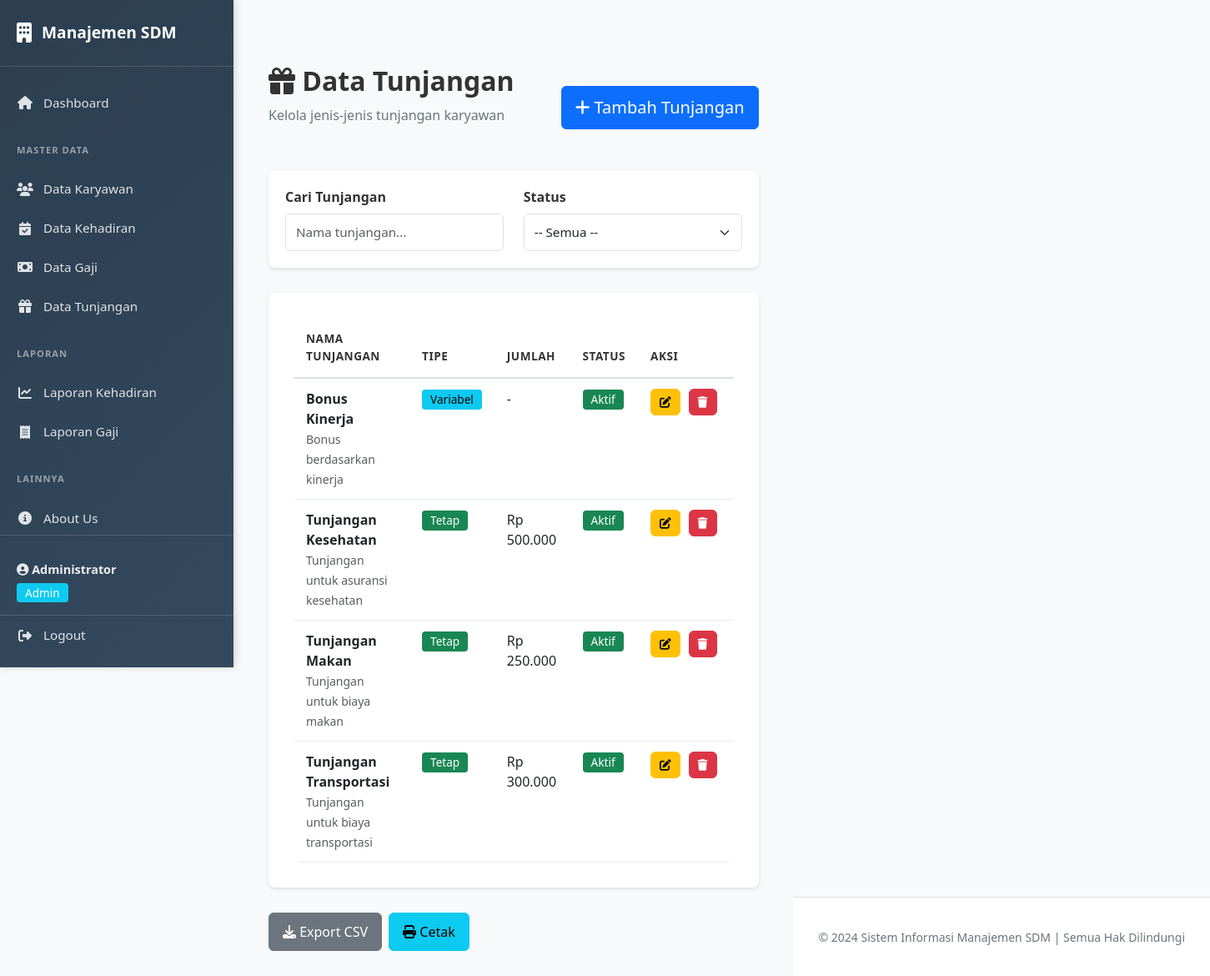
Page /pages/master/tunjangan.php (signed in) on the committed database.
### tables this page shows
CREATE TABLE IF NOT EXISTS tunjangan (
    id_tunjangan INT PRIMARY KEY AUTO_INCREMENT,
    nama_tunjangan VARCHAR(100) NOT NULL,
    deskripsi TEXT,
    tipe ENUM('Tetap', 'Variabel') DEFAULT 'Tetap',
    jumlah DECIMAL(12, 2),
    aktif BOOLEAN DEFAULT TRUE,
    created_at TIMESTAMP DEFAULT CURRENT_TIMESTAMP,
    updated_at TIMESTAMP DEFAULT CURRENT_TIMESTAMP ON UPDATE CURRENT_TIMESTAMP
);

### config/functions.php (called while the page is built, shortened)
<?php
function format_currency($value) {
    return 'Rp ' . number_format($value, 0, ',', '.');
}
?>

### pages/master/tunjangan.php (the view, shortened to what this page needs)
<?php
require_once '../../config/database.php';
require_once '../../config/functions.php';
$query = "SELECT * FROM tunjangan ORDER BY nama_tunjangan ASC";
$result = $conn->query($query);
include '../../includes/header.php';
?>
<div class="container mt-5">
    <div class="mb-4 d-flex justify-content-between align-items-center">
        <div>
            <h1 class="page-title"><i class="fas fa-gift"></i> Data Tunjangan</h1>
            <p class="page-subtitle">Kelola jenis-jenis tunjangan karyawan</p>
        </div>
        <a href="tunjangan_form.php" class="btn btn-primary btn-lg">
            <i class="fas fa-plus"></i> Tambah Tunjangan
        </a>
    </div>
    <div class="filter-section">
        <div class="row">
            <div class="col-md-6">
                <label class="form-label">Cari Tunjangan</label>
                <input type="text" class="form-control" id="searchTunjangan" placeholder="Nama tunjangan...">
            </div>
            <div class="col-md-6">
                <label class="form-label">Status</label>
                <select class="form-select" id="filterStatusTunjangan">
                    <option value="">-- Semua --</option>
                </select>
            </div>
        </div>
    </div>
    <div class="container-main">
        <?php if ($result->num_rows > 0): ?>
            <div class="table-responsive">
                <table class="table table-hover" id="dataTableTunjangan">
                    <thead>
                        <tr>
                            <th>Nama Tunjangan</th>
                            <th>Tipe</th>
                            <th>Jumlah</th>
                            <th>Status</th>
                            <th>Aksi</th>
                        </tr>
                    </thead>
                    <tbody>
                        <?php while ($row = $result->fetch_assoc()): ?>
                            <tr>
                                <td>
                                    <strong><?php echo htmlspecialchars($row['nama_tunjangan']); ?></strong>
                                    <br>
                                    <small class="text-muted"><?php echo htmlspecialchars($row['deskripsi'] ?? ''); ?></small>
                                </td>
                                <td>
                                    <span class="badge badge-<?php echo $row['tipe'] == 'Tetap' ? 'success' : 'info'; ?>">
                                        <?php echo $row['tipe']; ?>
                                    </span>
                                </td>
                                <td><?php echo $row['tipe'] == 'Tetap' ? format_currency($row['jumlah']) : '-'; ?></td>
                                <td>
                                    <span class="badge badge-<?php echo $row['aktif'] ? 'success' : 'danger'; ?>">
                                        <?php echo $row['aktif'] ? 'Aktif' : 'Non-Aktif'; ?>
                                    </span>
                                </td>
                                <td>
                                    <div class="btn-group-sm">
                                        <a href="tunjangan_form.php?id=<?php echo $row['id_tunjangan']; ?>" class="btn btn-sm btn-warning btn-action">
                                            <i class="fas fa-edit"></i>
                                        </a>
                                        <a href="javascript:void(0);" onclick="deleteRecord('../../modules/tunjangan/action.php', <?php echo $row['id_tunjangan']; ?>)" class="btn btn-sm btn-danger btn-action">
                                            <i class="fas fa-trash"></i>
                                        </a>
                                    </div>
                                </td>
                            </tr>
                        <?php endwhile; ?>
                    </tbody>
                </table>
            </div>
        <?php endif; ?>
    </div>
    <div class="mt-4 d-flex gap-2">
        <button class="btn btn-secondary" onclick="exportTableToCSV('Tunjangan.csv')">
            <i class="fas fa-download"></i> Export CSV
        </button>
        <button class="btn btn-info" onclick="printTable('dataTableTunjangan', 'Laporan Data Tunjangan')">
            <i class="fas fa-print"></i> Cetak
        </button>
    </div>
</div>
<?php include '../../includes/footer.php'; ?>

### includes/header.php (shortened to what this page needs)
<!DOCTYPE html>
<html lang="id">
<head>
    <link href="https://cdn.jsdelivr.net/npm/bootstrap@5.3.0/dist/css/bootstrap.min.css" rel="stylesheet">
    <link rel="stylesheet" href="https://cdnjs.cloudflare.com/ajax/libs/font-awesome/6.4.0/css/all.min.css">
    <link rel="stylesheet" href="/manajemen-sdm/assets/css/sidebar.css">
    <link rel="stylesheet" href="/manajemen-sdm/assets/css/style.css?v=2024.2">
</head>
<body>
    <div class="wrapper">
        <nav class="sidebar">
            <div class="sidebar-brand">
                <a href="/manajemen-sdm/index.php" class="brand-logo">
                    <i class="fas fa-building"></i>
                    <span>Manajemen SDM</span>
                </a>
            </div>
            <ul class="sidebar-menu">
                <li class="menu-item">
                    <a href="/manajemen-sdm/index.php" class="menu-link">
                        <i class="fas fa-home"></i>
                        <span>Dashboard</span>
                    </a>
                </li>
                <li class="menu-header">MASTER DATA</li>
                <li class="menu-item">
                    <a href="/manajemen-sdm/pages/master/karyawan.php" class="menu-link">
                        <i class="fas fa-users"></i>
                        <span>Data Karyawan</span>
                    </a>
                </li>
                <li class="menu-item">
                    <a href="/manajemen-sdm/pages/master/kehadiran.php" class="menu-link">
                        <i class="fas fa-calendar-check"></i>
                        <span>Data Kehadiran</span>
                    </a>
                </li>
                <li class="menu-item">
                    <a href="/manajemen-sdm/pages/master/gaji.php" class="menu-link">
                        <i class="fas fa-money-bill"></i>
                        <span>Data Gaji</span>
                    </a>
                </li>
                <li class="menu-item">
                    <a href="/manajemen-sdm/pages/master/tunjangan.php" class="menu-link">
                        <i class="fas fa-gift"></i>
                        <span>Data Tunjangan</span>
                    </a>
                </li>
                <li class="menu-header">LAPORAN</li>
                <li class="menu-item">
                    <a href="/manajemen-sdm/pages/report/kehadiran.php" class="menu-link">
                        <i class="fas fa-chart-line"></i>
                        <span>Laporan Kehadiran</span>
                    </a>
                </li>
                <li class="menu-item">
                    <a href="/manajemen-sdm/pages/report/gaji.php" class="menu-link">
                        <i class="fas fa-receipt"></i>
                        <span>Laporan Gaji</span>
                    </a>
                </li>
                <li class="menu-header">LAINNYA</li>
                <li class="menu-item">
                    <a href="/manajemen-sdm/pages/about.php" class="menu-link">
                        <i class="fas fa-info-circle"></i>
                        <span>About Us</span>
                    </a>
                </li>
            </ul>
            <div class="sidebar-footer">
                <div class="user-info" style="padding: 15px 20px; border-bottom: 1px solid rgba(255,255,255,0.15); color: rgba(255,255,255,0.9); font-size: 0.9rem;">
                    <div style="margin-bottom: 5px;">
                        <i class="fas fa-user-circle"></i>
                        <strong><?php echo htmlspecialchars($_SESSION['full_name']); ?></strong>
                    </div>
                    <div style="font-size: 0.85rem; color: rgba(255,255,255,0.7);">
                        <span class="badge bg-info"><?php echo ucfirst($_SESSION['role']); ?></span>
                    </div>
                </div>
                <a href="/manajemen-sdm/modules/auth/logout.php" class="menu-link">
                    <i class="fas fa-sign-out-alt"></i>
                    <span>Logout</span>
                </a>
            </div>
        </nav>
        <div class="main-content">

### includes/footer.php (shortened to what this page needs)
        </div>
        <footer class="footer">
            <div class="footer-content">
                <div class="text-center text-muted">
                    <small>&copy; 2024 Sistem Informasi Manajemen SDM | Semua Hak Dilindungi</small>
                </div>
            </div>
        </footer>
    </div>
</body>
</html>

### assets/css/sidebar.css (style rules this page uses)
.wrapper { display: flex; width: 100%; min-height: 100vh; }
.sidebar { width: 280px; height: 100vh; position: fixed; left: 0; top: 0; background: linear-gradient(135deg, #2c3e50 0%, #34495e 100%); color: white; display: flex; flex-direction: column; z-index: 1000; box-shadow: 2px 0 8px rgba(0, 0, 0, 0.15); overflow-y: auto; }
.main-content { margin-left: 280px; flex: 1; width: calc(100% - 280px); display: flex; flex-direction: column; }
.sidebar-brand { padding: 25px 20px; border-bottom: 1px solid rgba(255, 255, 255, 0.15); display: flex; align-items: center; justify-content: space-between; }
.brand-logo { display: flex; align-items: center; gap: 12px; color: white; text-decoration: none; font-weight: bold; }
.sidebar-menu { list-style: none; padding: 20px 0; margin: 0; flex: 1; }
.menu-header { padding: 12px 20px; font-size: 0.7rem; font-weight: bold; text-transform: uppercase; color: rgba(255, 255, 255, 0.5); letter-spacing: 0.5px; margin-top: 10px; }
.menu-item { list-style: none; margin: 0; }
.menu-link { display: flex; align-items: center; gap: 12px; padding: 12px 20px; color: rgba(255, 255, 255, 0.85); text-decoration: none; border-left: 4px solid transparent; transition: all 0.3s ease; }
.sidebar-footer { padding: 15px 0; border-top: 1px solid rgba(255, 255, 255, 0.15); }

### rows in the picture
tunjangan: nama_tunjangan "Bonus Kinerja", deskripsi "Bonus berdasarkan kinerja", tipe "Variabel", aktif "Aktif"
tunjangan: nama_tunjangan "Tunjangan Kesehatan", deskripsi "Tunjangan untuk asuransi kesehatan", tipe "Tetap", jumlah "Rp 500.000", aktif "Aktif"
tunjangan: nama_tunjangan "Tunjangan Makan", deskripsi "Tunjangan untuk biaya makan", tipe "Tetap", jumlah "Rp 250.000", aktif "Aktif"
tunjangan: nama_tunjangan "Tunjangan Transportasi", deskripsi "Tunjangan untuk biaya transportasi", tipe "Tetap", jumlah "Rp 300.000", aktif "Aktif"

### other values in the picture
$_SESSION['full_name'] "Administrator"
$_SESSION['role'] "Admin"
